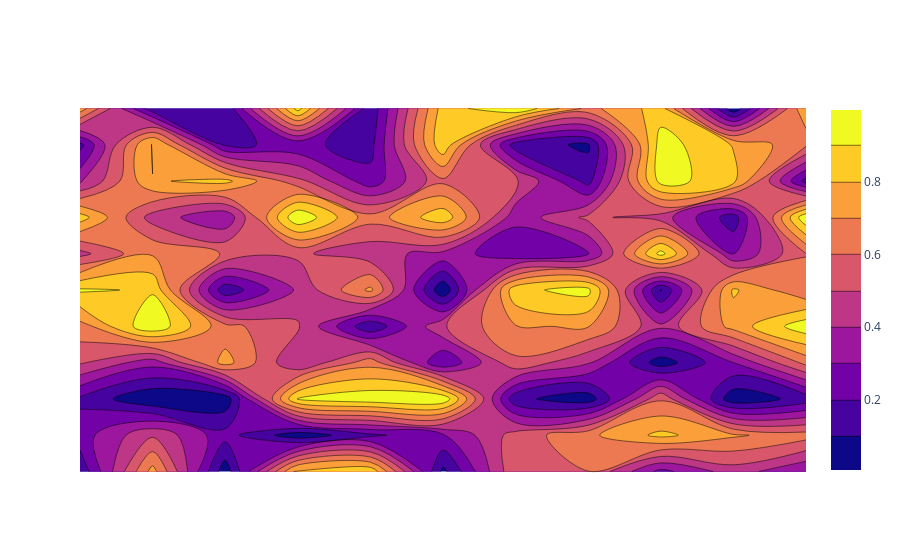

The notebook cell this image was saved under:
### Markdown cell above
# Plotting over triangulated surfaces

### Code cell
from sigmaepsilon.mesh.grid import grid
from sigmaepsilon.mesh.utils.topology.tr import Q4_to_T3
from sigmaepsilon.plotting.plotly import plot_triangles_2d
import numpy as np
import plotly

gridparams = {
    'size' : (1200, 600),
    'shape' : (10, 10),
    'eshape' : (2, 2),
}
coordsQ4, topoQ4 = grid(**gridparams)
points, triangles = Q4_to_T3(coordsQ4, topoQ4, path='grid')
fig = plot_triangles_2d(points, np.random.rand(len(points)))
plotly.io.show(fig)
